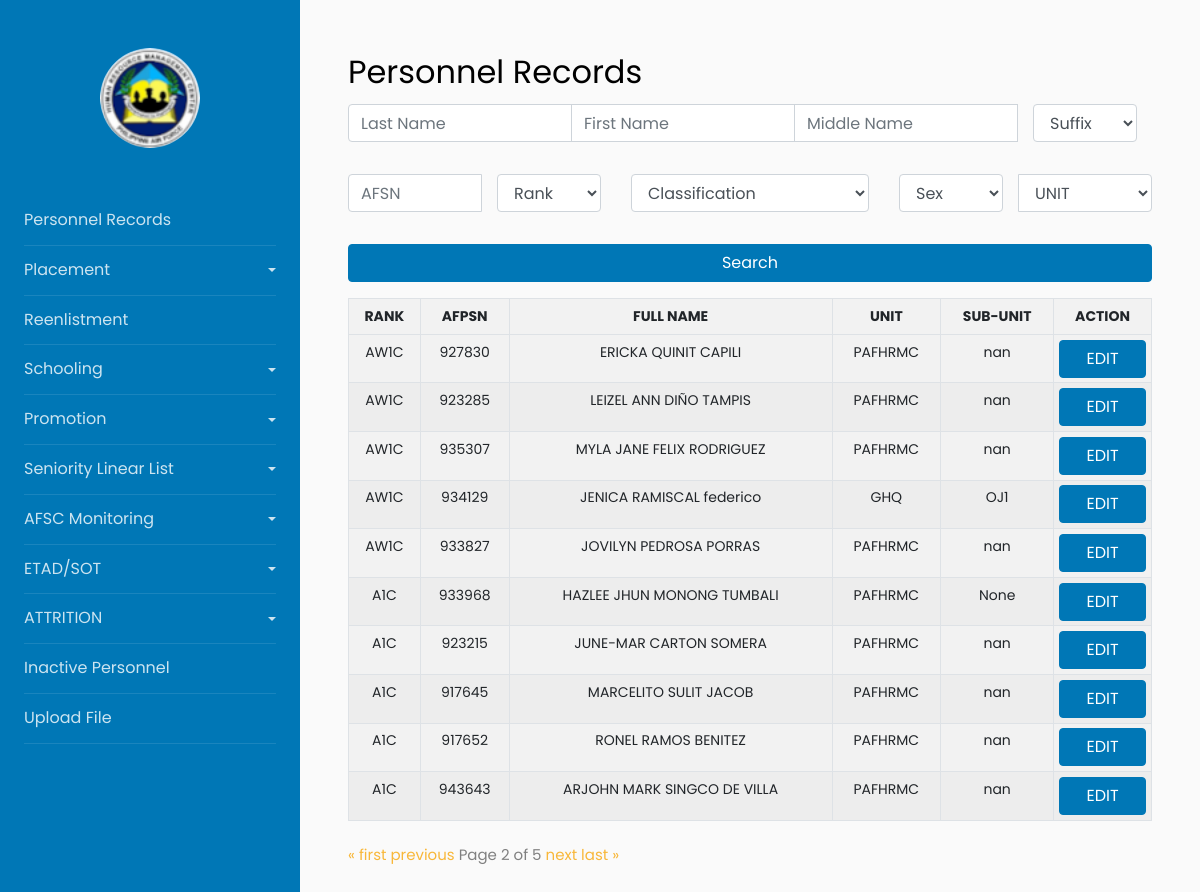
Before: /?page=2 with the older database file.
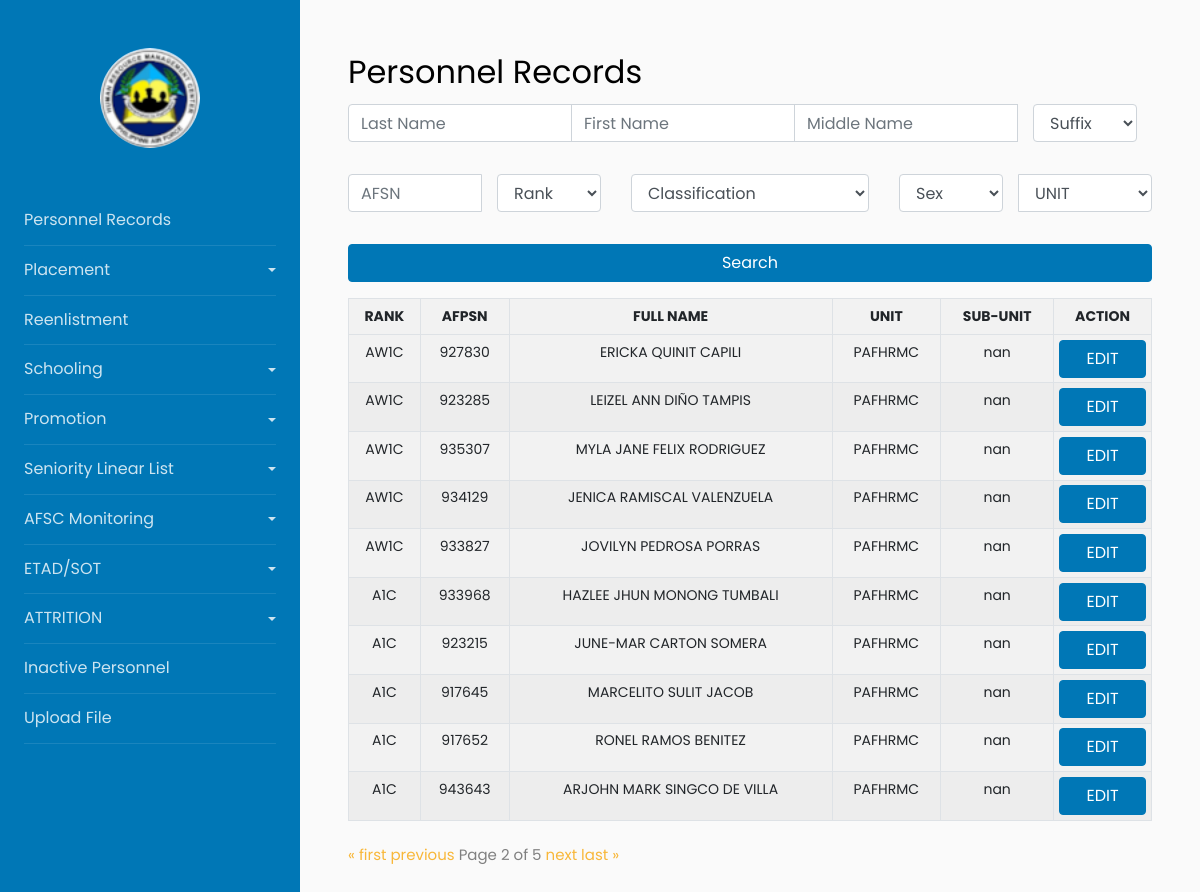
After: the same page with the newer database file.
### myapp/models.py (models this page shows, shortened)
class PersonnelItem(models.Model):
    RANK = models.CharField(max_length=200)
    LAST_NAME = models.CharField(max_length=200)
    FIRST_NAME = models.CharField(max_length=200)
    MIDDLE_NAME = models.CharField(max_length=200)
    EXTENSION_NAME = models.CharField(max_length=200, blank=True, null=True)
    SERIAL_NUMBER = models.CharField(max_length=200)
    BOS = models.CharField(max_length=200)
    SEX = models.CharField(max_length=10)
    BIRTHDAY = models.DateField(blank=True, null=True)
    CONTACT_NUMBER = models.CharField(max_length=200, blank=True, null=True)
    ADDRESS = models.CharField(max_length=200, blank=True, null=True)
    CLASSIFICATION = models.CharField(max_length=200)
    CATEGORY = models.CharField(max_length=200)
    SOURCE_OF_ENLISTMENT_COMMISION =models.CharField(max_length=200)
    PILOT_RATED_NON_RATED = models.CharField(max_length=200, blank=True, null=True)
    AFSC = models.CharField(max_length=200, blank=True, null=True)
    HIGHEST_PME_COURSES = models.CharField(max_length=200, blank=True, null=True)
    EFFECTIVE_DATE_APPOINTMENT = models.DateField()
    EFFECTIVE_DATE_ENTERED = models.DateField()
    DATE_LAST_PROMOTION_APPOINTMENT = models.DateField(blank=True, null=True)
    UNIT = models.CharField(max_length=200, blank=True, null=True)
    SUB_UNIT = models.CharField(max_length=200, blank=True, null=True)
    DATE_1ST_TRANCH_REENLISTMENT = models.DateField( blank=True, null=True)
    DATE_2ND_TRANCH_REENLISTMENT = models.DateField( blank=True, null=True)

### myapp/views.py (the view)
# urls.py: path('', views.index, name='index'),
def index(request):
    last_name_query = request.GET.get('last_name')
    first_name_query = request.GET.get('first_name')
    middle_name_query = request.GET.get('middle_name')
    suffix_query = request.GET.get('suffix')
    afsn_query = request.GET.get('afsn')
    rank_query = request.GET.get('rank')
    classification_query = request.GET.get('classification')
    sex_query = request.GET.get('sex')
    unit_query = request.GET.get('unit')
    filters = Q()
    if last_name_query:
        filters &= Q(LAST_NAME__icontains=last_name_query)
    if first_name_query:
        filters &= Q(FIRST_NAME__icontains=first_name_query)
    if middle_name_query:
        filters &= Q(MIDDLE_NAME__icontains=middle_name_query)
    if suffix_query and suffix_query != "Suffix":
        filters &= Q(EXTENSION_NAME__icontains=suffix_query)
    if afsn_query:
        filters &= Q(SERIAL_NUMBER__icontains=afsn_query)  # Change this to 'SERIAL_NUMBER'
    if rank_query and rank_query != "Rank":
        filters &= Q(RANK__icontains=rank_query)
    if classification_query and classification_query != "Classification":
        filters &= Q(CLASSIFICATION__icontains=classification_query)
    if sex_query and sex_query != "Sex":
        filters &= Q(SEX__icontains=sex_query)
    if unit_query:
        filters &= Q(UNIT__icontains=unit_query)
    persons = PersonnelItem.objects.filter(filters)
    paginator = Paginator(persons, 10)
    page_num = request.GET.get("page")
    persons = paginator.get_page(page_num)
    return render(request, 'myapp/index.html', {
        'persons': persons,
        'last_name_query': last_name_query,
        'first_name_query': first_name_query,
        'middle_name_query': middle_name_query,
        'suffix_query': suffix_query,
        'afsn_query': afsn_query,
        'rank_query': rank_query,
        'classification_query': classification_query,
        'sex_query': sex_query,
        'unit_query': unit_query,
    })

### myapp/templates/myapp/index.html (shortened to what this page needs)
{% extends 'Base/base.html' %}
{% block content %}
<h2>Personnel Records</h2>
{% include 'myapp/searchforms.html' %}
{% include 'myapp/tablewithPaginator.html' %}
{% endblock %}

### myapp/templates/myapp/tablewithPaginator.html (shortened to what this page needs)
     <table class="table table-responsive-sm table-bordered table-striped table-sm">
      <tr>
          <th>RANK</th>
          <th>AFPSN</th>
          <th>FULL NAME</th>
          <th>UNIT</th>
          <th>SUB-UNIT</th>
          <th>ACTION</th>
      </tr>
      {% for person in persons %}
      <tr>
        <td>{{ person.RANK }}</td>
        <td>{{ person.SERIAL_NUMBER }}</td>
        <td>{{ person.FIRST_NAME}} {{person.MIDDLE_NAME}} {{person.LAST_NAME}}</td>
        <td>{{ person.UNIT }}</td>
        <td>{{ person.SUB_UNIT }}</td>
        <td>
        <button
                class="btn btn-primary openModalButton"
                data-rank="{{ person.RANK }}"
                data-lastname="{{ person.LAST_NAME }}"
                data-firstname="{{ person.FIRST_NAME }}"
                data-middlename="{{ person.MIDDLE_NAME }}"
                data-suffix="{{ person.EXTENSION_NAME }}"
                data-afpsn="{{ person.SERIAL_NUMBER }}"
                data-unit="{{ person.UNIT }}"
                data-subunit="{{ person.SUB_UNIT }}"
                data-birthday="{{ person.BIRTHDAY }}"
                data-contactnumber="{{ person.CONTACT_NUMBER }}"
                data-sex="{{ person.SEX }}"
                data-address="{{ person.ADDRESS }}"
                data-classification="{{ person.CLASSIFICATION }}"
                data-sourceofenlistmentcommission="{{ person.SOURCE_OF_ENLISTMENT_COMMISION }}"
                data-category="{{ person.CATEGORY }}"
                data-afsc="{{ person.AFSC }}"
                data-highestpme="{{ person.HIGHEST_PME_COURSES }}"
                data-dateenteredmilitary="{{ person.EFFECTIVE_DATE_ENTERED }}"
                data-datelastpromotion="{{ person.DATE_LAST_PROMOTION_APPOINTMENT }}"
                data-lengthofservice="{{ person.LENGTH_OF_SERVICE }}"
                data-dateofcommissionship="{{ person.EFFECTIVE_DATE_APPOINTMENT }}"
                data-promotion="{{ person.DATE_LAST_PROMOTION_APPOINTMENT }}"
                data-unaTranche="{{ person.DATE_1ST_TRANCH_REENLISTMENT }}"
                data-dosTranche="{{ person.DATE_2ND_TRANCH_REENLISTMENT }}"
                data-dateoflastetadsot="{{ person.DATE_2ND_TRANCH_REENLISTMENT }}"
                data-toggle="modal"
                data-target="#myModal">EDIT</button>
        </td>
    </tr>
      {% endfor %}
  </table>
  <div class="pagination">
    <span class="step-links">
        {% if persons.has_previous %}
            <a href="?page=1">&laquo; first</a>
            <a href="?page={{ persons.previous_page_number }}">previous</a>
        {% endif %}
        <span class="current">
            Page {{ persons.number }} of {{ persons.paginator.num_pages }}
        </span>
        {% if persons.has_next %}
            <a href="?page={{ persons.next_page_number }}">next</a>
            <a href="?page={{ persons.paginator.num_pages }}">last &raquo;</a>
        {% endif %}
    </span>
  </div>

Changed rows visible on the page:
changed PersonnelItem "JENICA": LAST_NAME "federico" → "VALENZUELA"; UNIT "GHQ" → "PAFHRMC"; SUB_UNIT "OJ1" → "nan"
changed PersonnelItem "HAZLEE JHUN": SUB_UNIT "None" → "nan"
